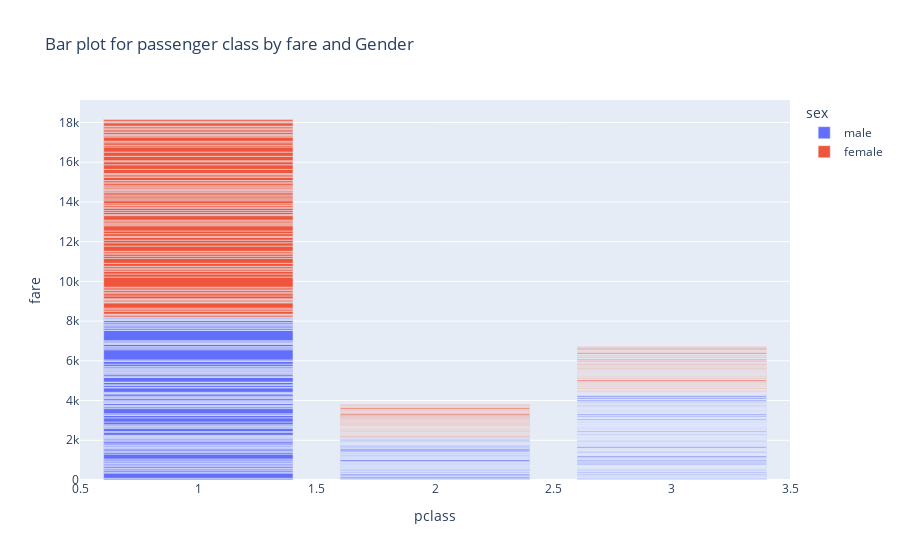

The notebook cell this image was saved under:
### Code cell
fig= px.bar(df,x='pclass',y='fare',color='sex',title="Bar plot for passenger class by fare and Gender")
fig.show()

### Figure 1 — Plotly figure (JSON) as saved in the notebook; plotly's stock layout.template omitted (floating-point values rounded to 4 significant figures; data arrays with more than 128 entries replaced by an {"elided": "..."} marker saying what was removed)
{"data": [{"alignmentgroup": "True", "hovertemplate": "sex=male<br>pclass=%{x}<br>fare=%{y}<extra></extra>", "legendgroup": "male", "marker": {"color": "#636efa", "pattern": {"shape": ""}}, "name": "male", "offsetgroup": "male", "orientation": "v", "showlegend": true, "textposition": "auto", "type": "bar", "x": {"elided": "577 int values"}, "xaxis": "x", "y": {"elided": "577 float values"}, "yaxis": "y"}, {"alignmentgroup": "True", "hovertemplate": "sex=female<br>pclass=%{x}<br>fare=%{y}<extra></extra>", "legendgroup": "female", "marker": {"color": "#EF553B", "pattern": {"shape": ""}}, "name": "female", "offsetgroup": "female", "orientation": "v", "showlegend": true, "textposition": "auto", "type": "bar", "x": {"elided": "314 int values"}, "xaxis": "x", "y": {"elided": "314 float values"}, "yaxis": "y"}], "layout": {"barmode": "relative", "legend": {"title": {"text": "sex"}, "tracegroupgap": 0}, "title": {"text": "Bar plot for passenger class by fare and Gender"}, "xaxis": {"anchor": "y", "domain": [0, 1], "title": {"text": "pclass"}}, "yaxis": {"anchor": "x", "domain": [0, 1], "title": {"text": "fare"}}}}
